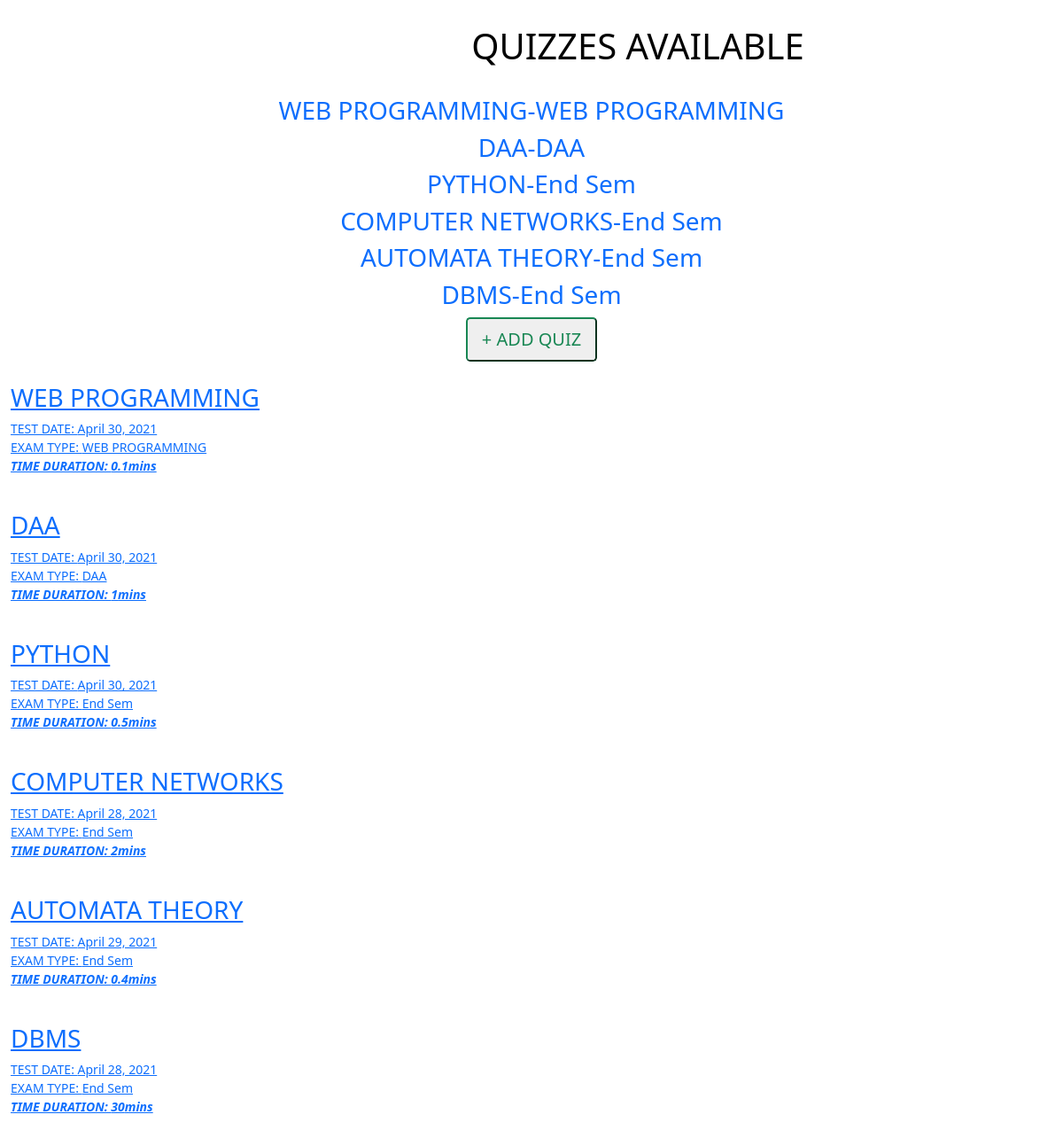
The app's page /admin-dash/ (lower part), older data.
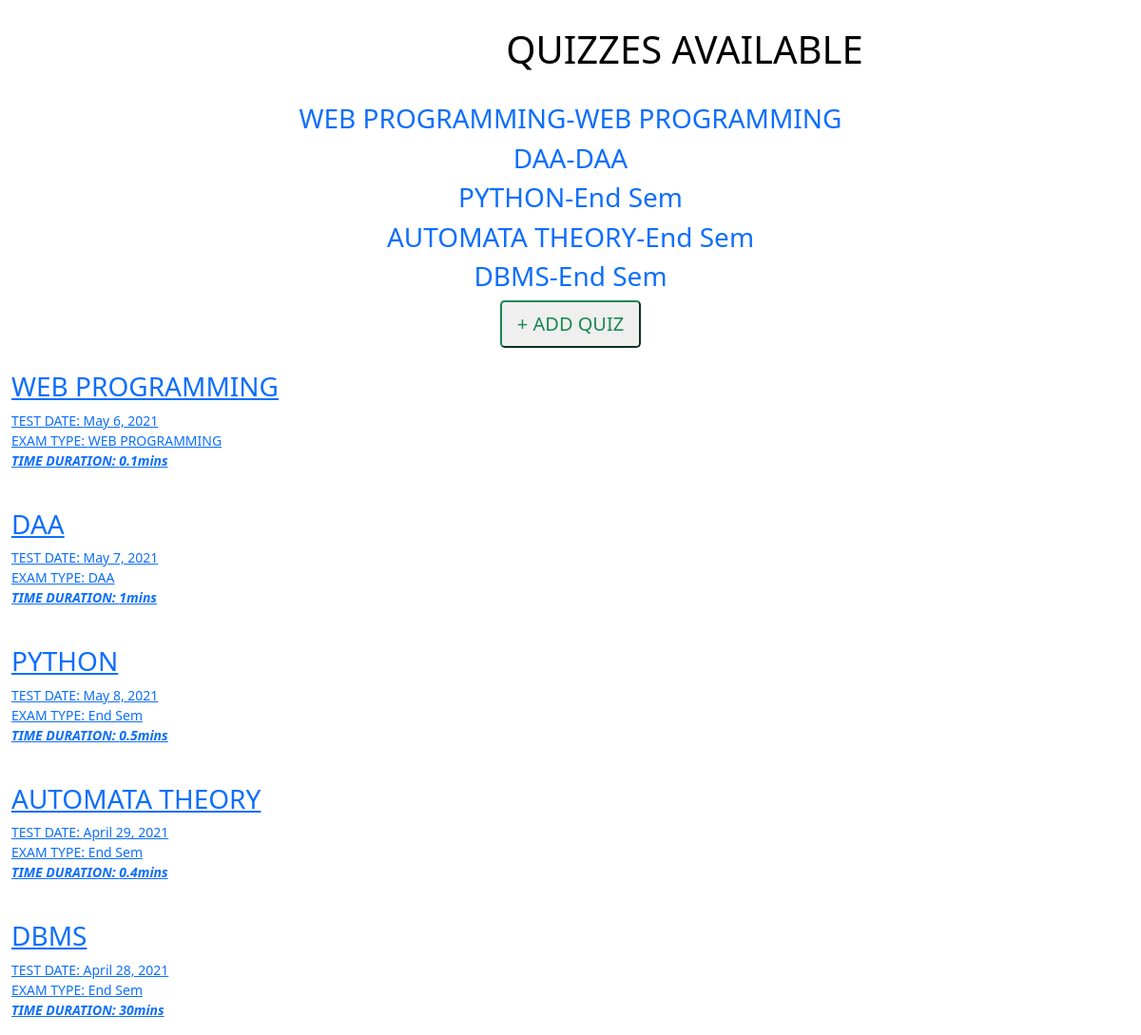
The same page, newer data.
### student/models.py (models this page shows, shortened)
class Quiz(models.Model):
    quiz_subject = models.CharField(max_length=200)
    quiz_name = models.CharField(max_length=200)
    quiz_end = models.DateField()
    quiz_time = models.CharField(max_length = 10)

### student/views.py (the view)
# urls.py: path('admin-dash/',studentViews.QuizListView.as_view(),name='admin-dash'),
class QuizListView(ListView):
    context_object_name='quizs'
    template_name='student/admin_dash.html'
    model=Quiz
    def get_context_data(self, **kwargs):
        context = super(QuizListView, self).get_context_data(**kwargs)
        context['questions_list'] = Question.objects.all()
        context['results_list'] = Result.objects.all()
        return context

### student/templates/student/admin_dash.html (shortened to what this page needs)
{% extends 'base.html' %}
{% load static %}
{% block content %}
<div class="content" id="edit" style="text-align: center;">
    <h1 allign="justify" style="color:black; padding:2%; padding-left:22%;">QUIZZES AVAILABLE</h1>
    {% for quiz in quizs %}
    <div class="container-fluid animate_animated animateslideInUp animate_slow">
        <a class="card1" style="text-decoration:none;" href="{% url 'quizdetail' quiz.id %}">
            <h3>{{quiz.quiz_subject}}-{{quiz.quiz_name}}</h3>
        </a>
    </div>
    {% endfor %}
    <a href="{% url 'quizcreate' %}"><button class="btn-lg btn-outline-success">+ ADD QUIZ</button></a>
</div>
<div class="records" id="rec">
    {% for quiz in quizs %}
    <div class="container-fluid">
        <a class="card1" href="{% url 'student-records' quiz.id%}" style="margin-left: 5%;">
            <h3>{{quiz.quiz_subject}}</h3>
            <p class="small">TEST DATE: {{quiz.quiz_end}}<br />
                EXAM TYPE: {{quiz.quiz_name}}<br />
                <b><i>TIME DURATION: {{quiz.quiz_time}}mins</i></b></p>
        </a>
    </div>
    {% endfor %}
</div>
{% endblock %}

Row changes from the older to the newer data that the page shows:
removed Quiz: quiz_subject "COMPUTER NETWORKS", quiz_name "End Sem", quiz_end "April 28, 2021", quiz_time "2"
changed Quiz "WEB PROGRAMMING": quiz_end "April 30, 2021" → "May 6, 2021"
changed Quiz "DAA": quiz_end "April 30, 2021" → "May 7, 2021"
changed Quiz "PYTHON": quiz_end "April 30, 2021" → "May 8, 2021"
